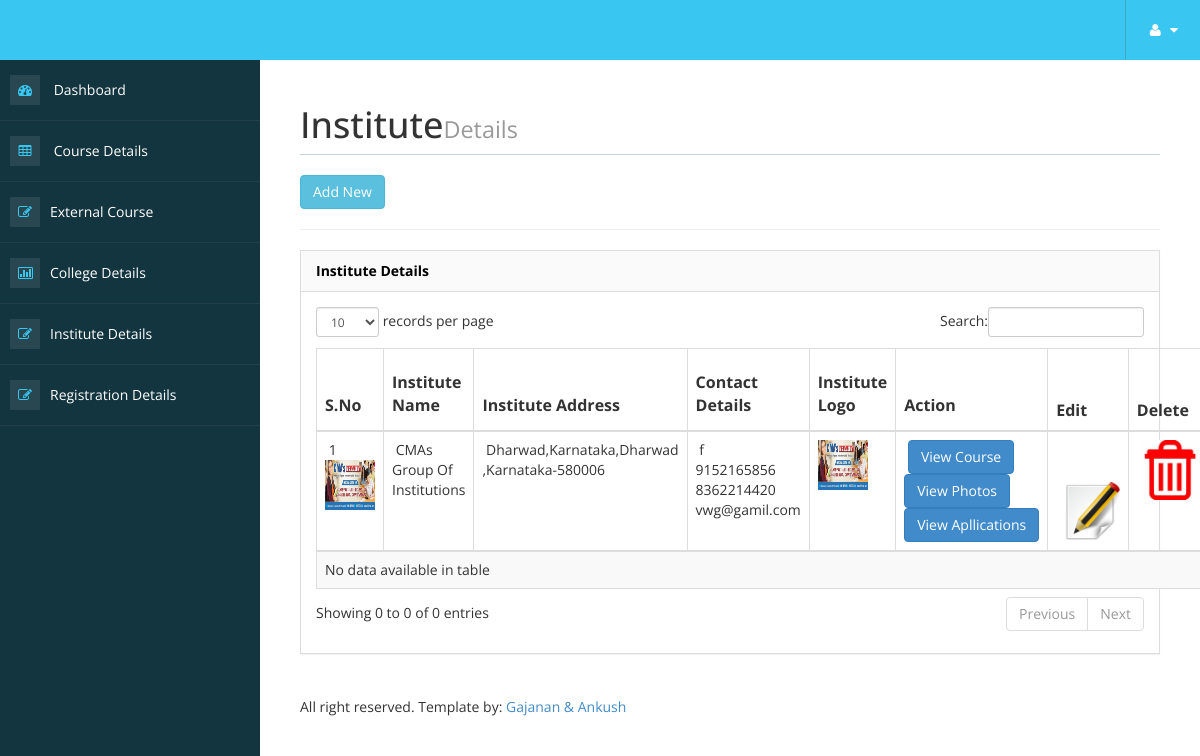
/admin/institute_details_view.php (signed in), run on the app's committed database.
### tables this page shows
CREATE TABLE `institute_details` (
  `institute_id` int(100) NOT NULL auto_increment,
  `institute_name` varchar(100) NOT NULL,
  `institute_address` varchar(200) NOT NULL,
  `institute_landmark` varchar(150) NOT NULL,
  `institute_city` varchar(45) NOT NULL,
  `institute_state` varchar(50) NOT NULL,
  `institute_pincode` int(200) NOT NULL,
  `institute_website` varchar(100) NOT NULL,
  `institute_contact_person` varchar(100) NOT NULL,
  `institute_contact_number` varchar(200) NOT NULL,
  `institute_email_id` varchar(95) NOT NULL,
  `image` varchar(200) NOT NULL,
  `logo_institute` varchar(200) NOT NULL,
  PRIMARY KEY  (`institute_id`)
);

### admin/institute_details_view.php (the view, shortened to what this page needs)
<!DOCTYPE html>
<html xmlns="http://www.w3.org/1999/xhtml">
<head>
<?php include('metadata.php');?>
<?php include('header.php');?>
<?php include('sidebar.php');?>
</head>
<body>
        <div id="page-wrapper" >
            <div id="page-inner">
			 <div class="row">
                    <div class="col-md-12">
                        <h1 class="page-header">
                        Institute<small>Details</small>
                        </h1>
                    </div>
                </div>
               <a href="institute_details.php" class=" btn btn-info btn">Add New </a><hr/>
            <div class="row">
                <div class="col-md-12">
                    <div class="panel panel-default">
                        <div class="panel-heading">
                             Institute Details
                        </div>
						                        <div class="panel-body">
                            <div class="table-responsive">
                                <table class="table table-striped table-bordered table-hover" id="dataTables-example">
                                    <thead><div align="center"><div align="center">
<div align="center">
    <tr>
      <th width="75" height="65"><span class="style2">
        <label for="checkbox_row_1">S.No</label>
      </span></th>
      <th width="84"><span class="style2">
        <label for="checkbox_row_2">Institute Name</label>
      </span></th>
      <th width="79"><span class="style2">
        <label for="checkbox_row_3">Institute Address</label>
      </span></th>
     <th width="79"><span class="style2">
        <label for="checkbox_row_3">Contact Details</label>
      </span></th>
	  <th width="79"><span class="style2">
	    <label for="checkbox_row_2">Institute Logo </label>
	  </span></th>
	  <th width="79"><span class="style2">
        <label for="checkbox_row_3">Action</label>
      </span></th>
      <th width="43"><span class="style2"> Edit</span></th>
      <th width="73"><span class="style2">Delete</span></th>
    </tr>
    <?php
	$sl=1;
	 $sql="select * from institute_details";
	$res=mysql_query($sql);
	while($row=mysql_fetch_array($res))
	{
	?>
    <tr>
      <td height="23">&nbsp;<?php echo  $sl++;?> <br> <img src="../college_photo/institute_photos/<?php echo $row['image']; ?>" width="50" height="50"></td>
      <td>&nbsp;<?php echo $row['institute_name']?></td>
      <td>&nbsp;<?php echo $row['institute_address'].",".$row['institute_landmark'].",".$row['institute_city'].",".$row['institute_state']."-".$row['institute_pincode']?></td>
      <td>&nbsp;<?php echo $row['institute_website']."<br>".$row['institute_contact_person']."<br>".$row['institute_contact_number']."<br>".$row['institute_email_id']?></td>
      <td class="style3"><img src="../college_photo/institute_logo/<?php echo $row['logo_institute']; ?>" width="50" height="50"></td>
      <td class="style3">&nbsp;<a href="institute_courses_view.php?i_id=<?php echo $row['institute_id'];?>" class="btn btn-primary">View Course</a><br><a href="institute_photos_view.php?i_id=<?php echo $row['institute_id'];?>" class="btn btn-primary">View Photos</a><br><a href="institute_applications.php?i_id=<?php echo $row['institute_id'];?>" class="btn btn-primary">View Apllications</a></td>
	  <th>&nbsp;<a href="institute_details_edit.php?i_id=<?php echo $row['institute_id'];?>&i_id=<?php echo $i_id; ?>"><img src="images/edit.png" width="60" height="60"></a></th>
      <td>&nbsp;<a href="institute_details_delete.php?i_id=<?php echo $row['institute_id'];?>&i_id=<?php echo $i_id; ?>"><img src="images/delete.jpg" width="60" height="60"></a></td>
    </tr>
    <?php
	}
	?>
                                </table>
                            </div>
                        </div>
                    </div>
                <?php include('footer.php');?>
			    </div>
            </div>
                </div>
            </div>
</body>
</html>

### admin/assets/css/custom-styles.css (style rules this page uses)
body { font-family: 'Open Sans', sans-serif; }
#page-wrapper { padding: 15px 15px; min-height: 600px; background: #FFFFFF; }
#page-inner { width:100%; margin:10px 20px 10px 0px; background-color:transparent; padding:10px; min-height:1200px; }
h1, .h1, h2, .h2, h3, .h3 { margin-top: 7px; margin-bottom: -5px; }
.panel { border-radius:0px; }
.page-header { padding-bottom: 9px; margin: 10px 0 20px; border-bottom: 1px solid #C7D1DD; }
.panel-default > .panel-heading { color: #000; background-color: #FFFFFF; border-color: #ddd; font-weight:bold; background: #FAFAFA; }
@media (min-width:768px) { #page-wrapper { margin: 0 0 0 260px; padding: 15px 30px; min-height: 1200px; } }

### admin/institute_details_view.php (style rules this page uses)
.style2 { font-size: 16px }

### data on the page
institute_details: image (picture), institute_name "CMAs Group Of Institutions", institute_address "Dharwad", institute_landmark "Karnataka", institute_city "Dharwad", institute_state "Karnataka", institute_pincode "580006", institute_website "f", institute_contact_person "9152165856", institute_contact_number "8362214420", institute_email "vwg@gamil.com", logo_institute (picture)
